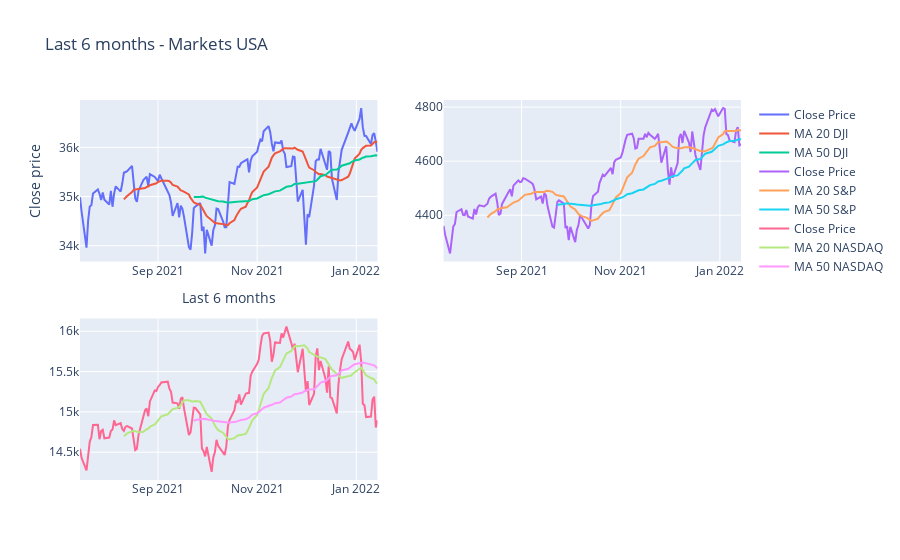

The notebook cell this image was saved under:
### Code cell
fig = make_subplots(rows=2, cols=2)

fig.add_trace(go.Scatter(x=data_mercados.index, y=data_mercados.Close['^DJI'], name='Close Price'), row=1, col=1)
fig.add_trace(go.Scatter(x=data_mercados.index, y=data_mercados['MA_20_DJ'], name='MA 20 DJI'),row=1, col=1)
fig.add_trace(go.Scatter(x=data_mercados.index, y=data_mercados['MA_50_DJ'], name='MA 50 DJI'),row=1, col=1)

fig.add_trace(go.Scatter(x=data_mercados.index, y=data_mercados.Close['^GSPC'], name='Close Price'), row=1, col=2)
fig.add_trace(go.Scatter(x=data_mercados.index, y=data_mercados['MA_20_S&P'], name='MA 20 S&P'),row=1, col=2)
fig.add_trace(go.Scatter(x=data_mercados.index, y=data_mercados['MA_50_S&P'], name='MA 50 S&P'), row=1, col=2)

fig.add_trace(go.Scatter(x=data_mercados.index, y=data_mercados.Close['^IXIC'], name='Close Price'), row=2, col=1)
fig.add_trace(go.Scatter(x=data_mercados.index, y=data_mercados['MA_20_NASDAQ'], name='MA 20 NASDAQ'),row=2, col=1)
fig.add_trace(go.Scatter(x=data_mercados.index, y=data_mercados['MA_50_NASDAQ'], name='MA 50 NASDAQ'), row=2, col=1)

fig.update_layout(title='Last 6 months - Markets USA')
fig.update_layout(xaxis_title='Last 6 months')
fig.update_layout(yaxis_title='Close price')

fig.show()

### Figure 1 — Plotly figure (JSON) as saved in the notebook; plotly's stock layout.template omitted (floating-point values rounded to 4 significant figures; data arrays with more than 128 entries replaced by an {"elided": "..."} marker saying what was removed)
{"data": [{"name": "Close Price", "type": "scatter", "x": {"elided": "129 str values"}, "xaxis": "x", "y": {"elided": "129 float values"}, "yaxis": "y"}, {"name": "MA 20 DJI", "type": "scatter", "x": {"elided": "129 str values"}, "xaxis": "x", "y": {"elided": "129 float values"}, "yaxis": "y"}, {"name": "MA 50 DJI", "type": "scatter", "x": {"elided": "129 str values"}, "xaxis": "x", "y": {"elided": "129 float values"}, "yaxis": "y"}, {"name": "Close Price", "type": "scatter", "x": {"elided": "129 str values"}, "xaxis": "x2", "y": {"elided": "129 float values"}, "yaxis": "y2"}, {"name": "MA 20 S&P", "type": "scatter", "x": {"elided": "129 str values"}, "xaxis": "x2", "y": {"elided": "129 float values"}, "yaxis": "y2"}, {"name": "MA 50 S&P", "type": "scatter", "x": {"elided": "129 str values"}, "xaxis": "x2", "y": {"elided": "129 float values"}, "yaxis": "y2"}, {"name": "Close Price", "type": "scatter", "x": {"elided": "129 str values"}, "xaxis": "x3", "y": {"elided": "129 float values"}, "yaxis": "y3"}, {"name": "MA 20 NASDAQ", "type": "scatter", "x": {"elided": "129 str values"}, "xaxis": "x3", "y": {"elided": "129 float values"}, "yaxis": "y3"}, {"name": "MA 50 NASDAQ", "type": "scatter", "x": {"elided": "129 str values"}, "xaxis": "x3", "y": {"elided": "129 float values"}, "yaxis": "y3"}], "layout": {"title": {"text": "Last 6 months - Markets USA"}, "xaxis": {"anchor": "y", "domain": [0, 0.45], "title": {"text": "Last 6 months"}}, "xaxis2": {"anchor": "y2", "domain": [0.55, 1]}, "xaxis3": {"anchor": "y3", "domain": [0, 0.45]}, "xaxis4": {"anchor": "y4", "domain": [0.55, 1]}, "yaxis": {"anchor": "x", "domain": [0.575, 1], "title": {"text": "Close price"}}, "yaxis2": {"anchor": "x2", "domain": [0.575, 1]}, "yaxis3": {"anchor": "x3", "domain": [0, 0.425]}, "yaxis4": {"anchor": "x4", "domain": [0, 0.425]}}}
